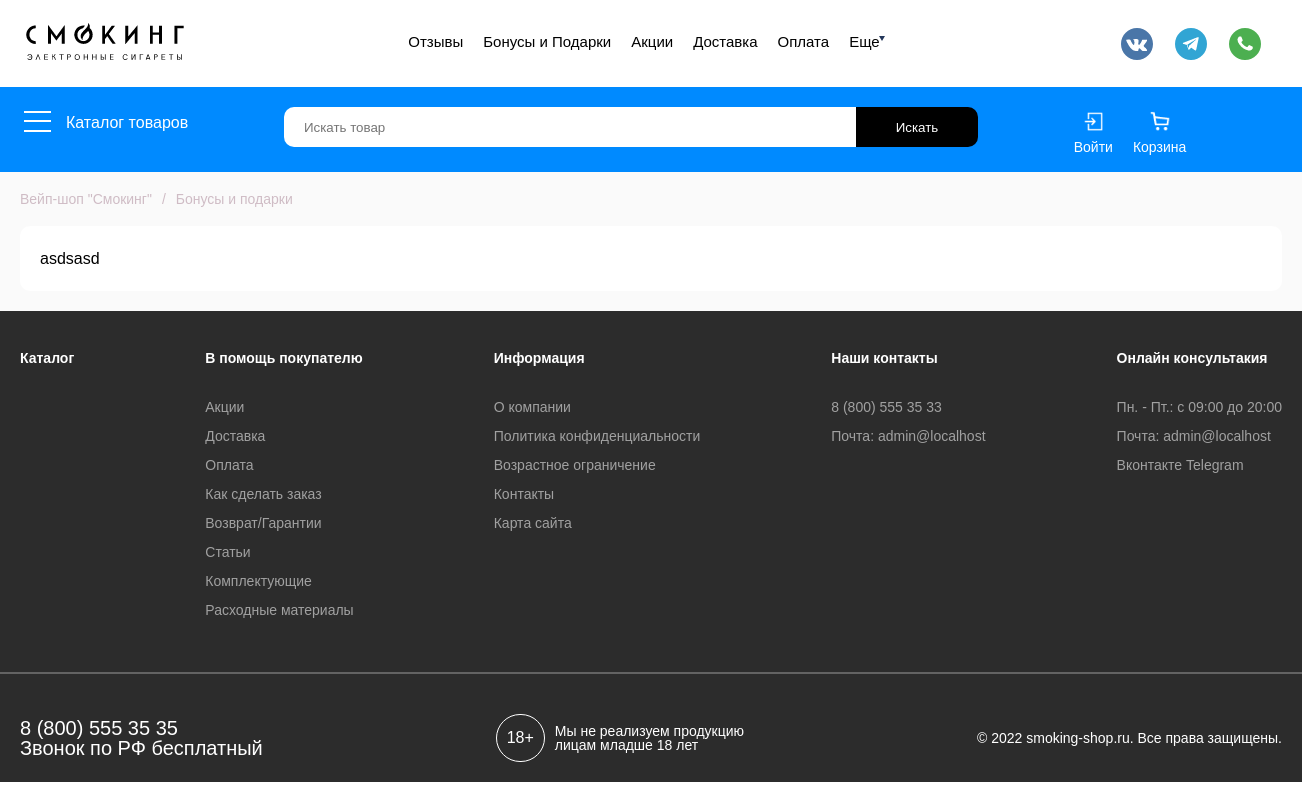
The app's page /bonuses-gifts/, older data.
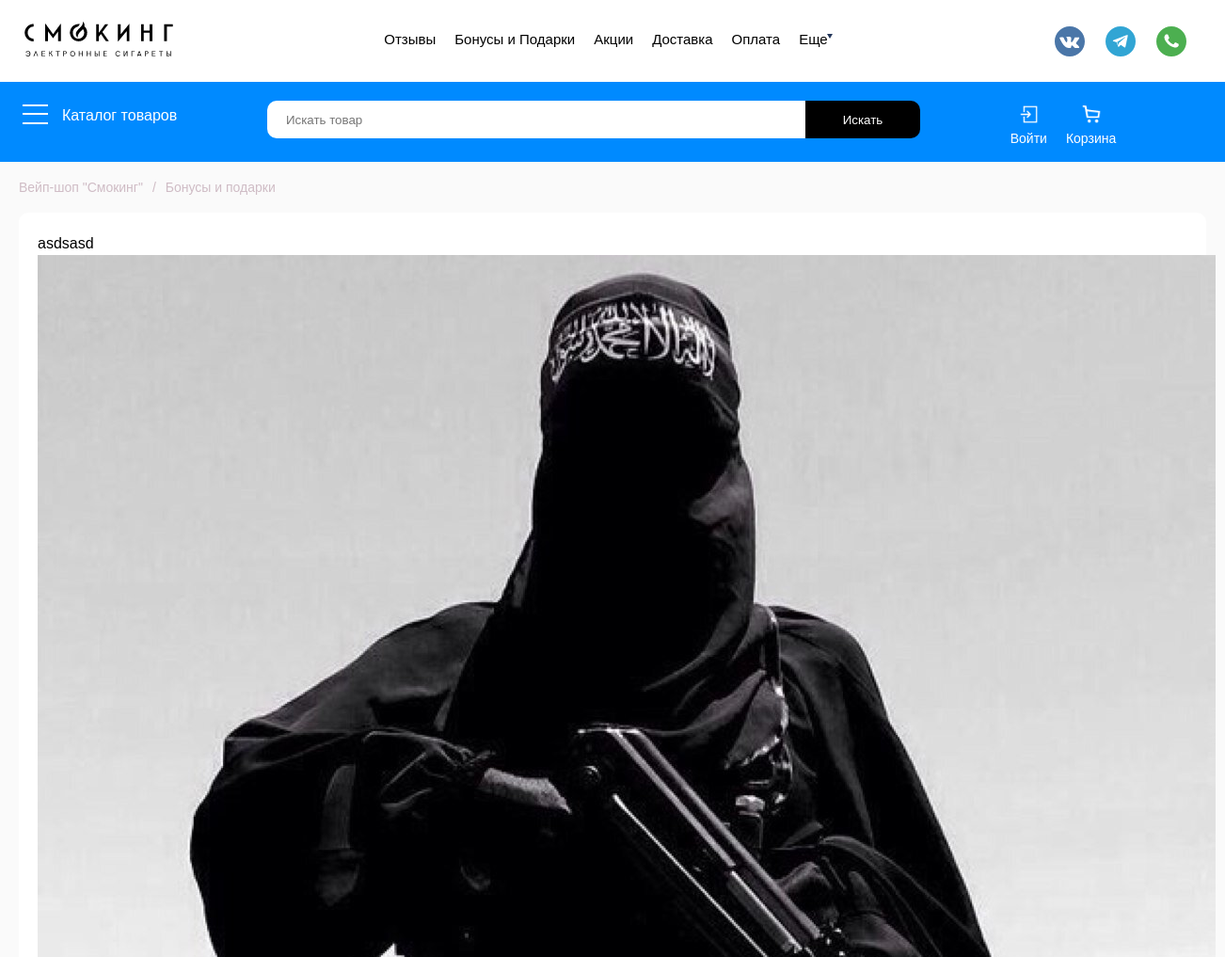
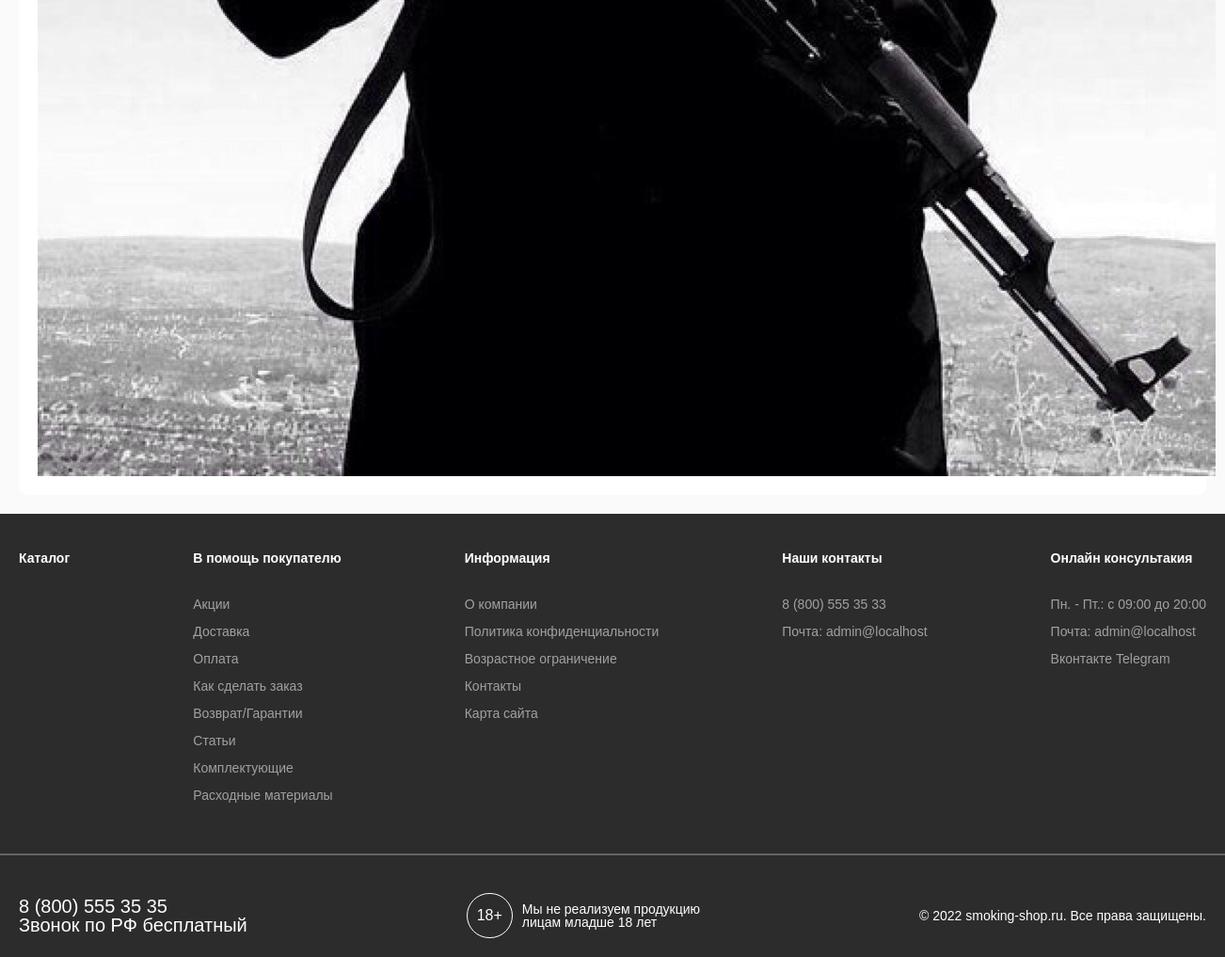
The same page, newer data (2 pictures, top to bottom).
### shop/models.py (models this page shows, shortened)
class Bonuses_gifts(models.Model):
    text = models.TextField(verbose_name='Бонусы и подарки')
    class Meta:
        verbose_name_plural='Бонус и подарок'
        verbose_name = 'Бонусы и подарки'

### shop/views.py (the view)
# urls.py: path('bonuses-gifts/', bonuses_gifts, name='bonuses_gifts'),
def bonuses_gifts(requests):
    bonuses_gifts = Bonuses_gifts.objects.first()
    context = {
        'bonuses_gifts': bonuses_gifts,
        'title': 'Бонусы и подарки',
    }
    return render(requests, template_name='shop/bonuses_gifts.html', context=context)

### shop/templates/shop/bonuses_gifts.html (shortened to what this page needs)
{% extends 'base.html' %}
{% load static %}
{% block content %}
<div class="news_block">
  <div class="container">
    <div class="news_block__row">
      <a href="{% url 'home_page' %}">Вейп-шоп "Смокинг"</a>
      <p>/</p>
      <p>{{ title }}</p>
    </div>
    {% autoescape off %}
    <div class="news_block__content">{{ bonuses_gifts.text }}</div>
    {% endautoescape %}
  </div>
</div>
{% endblock %}

Row changes from the older to the newer data that the page shows:
changed Bonuses_gifts "asdsasd": text: picture added
